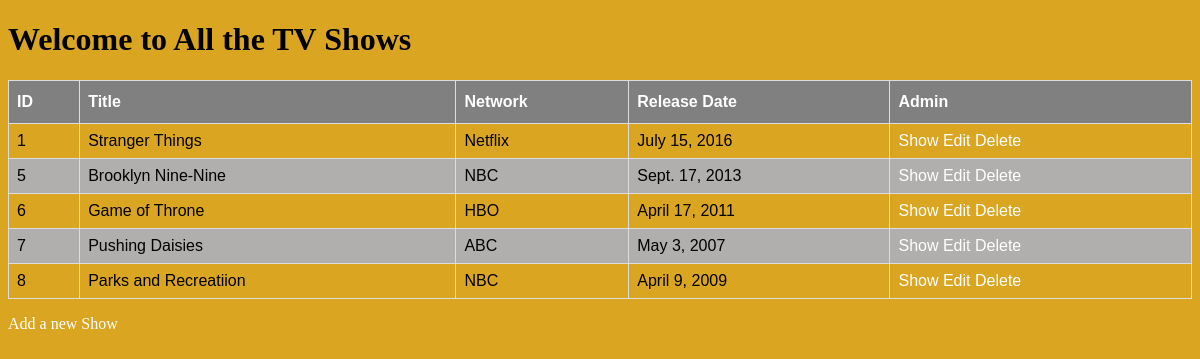
/, run on an earlier commit of the app's database.
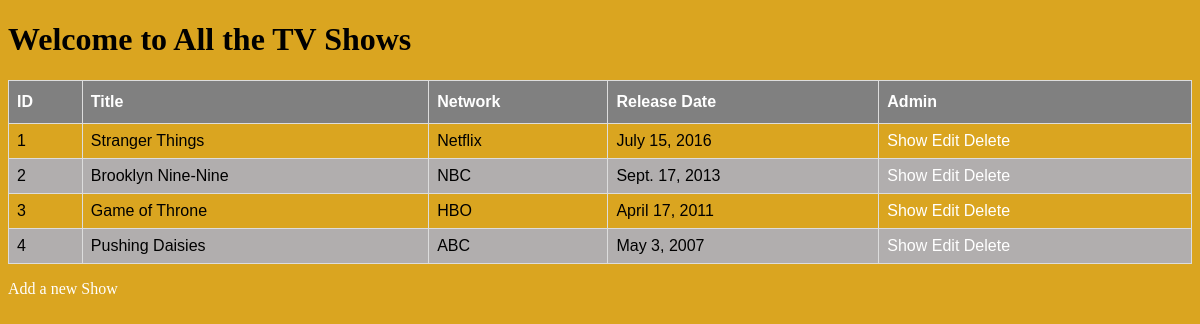
And on a later commit of the database.
### TVShow_app/models.py (models this page shows)
class Shows(models.Model):
    title = models.CharField(max_length=255)
    network = models.CharField(max_length=45)
    release_date = models.DateField()
    description = models.TextField(default='')
    created_at = models.DateTimeField(auto_now_add=True)
    updated_at = models.DateTimeField(auto_now=True)
    objects = ShowManager()

### TVShow_app/views.py (the view)
# urls.py: path('', views.allShows),
def allShows(request):
    context = {
        'allShows': Shows.objects.all().values()
    }
    return render(request, 'allShows.html', context)

### TVShow_app/templates/allShows.html (shortened to what this page needs)
<!DOCTYPE html>
<html lang="en">
<head>
    {% load static %}
    <link rel='stylesheet' href="{% static 'css/styles.css' %}">
</head>
<body>
    <h1>Welcome to All the TV Shows</h1>
    <div class="main">
        <table class="table">
            <thead>
                <tr>
                    <th>ID</th>
                    <th>Title</th>
                    <th>Network</th>
                    <th>Release Date</th>
                    <th>Admin</th>
                </tr>
            </thead>
            <tbody>
                {% for show in allShows %}
                <tr>
                    <td>{{ show.id }}</td>
                    <td>{{ show.title }}</td>
                    <td>{{ show.network }}</td>
                    <td>{{ show.release_date }}</td>
                    <td>
                        <a href="/displayShow/{{ show.id }}">Show</a>
                        <a href="/editShow/{{ show.id }}">Edit</a>
                        <a href="/deleteShow/{{ show.id }}">Delete</a>
                    </td>
                </tr>
                    {% endfor %}
            </tbody>
        </table>
    </div>
    <p>
        <a href="/createShow/">Add a new Show</a>
    </p>
</body>
</html>

What changed in the data, as far as the page shows it:
removed Shows: id "5", title "Brooklyn Nine-Nine", network "NBC", release_date "Sept. 17, 2013"
removed Shows: id "6", title "Game of Throne", network "HBO", release_date "April 17, 2011"
removed Shows: id "7", title "Pushing Daisies", network "ABC", release_date "May 3, 2007"
removed Shows: id "8", title "Parks and Recreatiion", network "NBC", release_date "April 9, 2009"
added Shows: id "2", title "Brooklyn Nine-Nine", network "NBC", release_date "Sept. 17, 2013"
added Shows: id "3", title "Game of Throne", network "HBO", release_date "April 17, 2011"
added Shows: id "4", title "Pushing Daisies", network "ABC", release_date "May 3, 2007"
